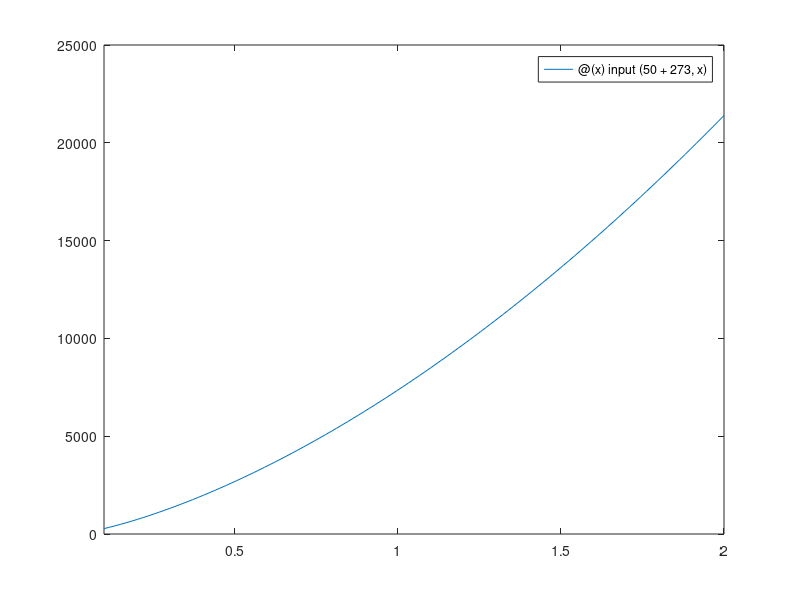

Reproduce this figure in MATLAB.
clear;
% pem热模型 cite:Modeling for Optimal Operation of PEM Fuel Cells and Electrolyzers
%cell voltage
function x = input(next_T,i)
    R = 8.314;
    alpha_a = 0.5;
    alpha_c = 0.5;
    z = 2;
    F = 96485.33289;
    % i_c = 0;
    i_o_c = 1E-3;
    % i_a = 0;
    i_o_a = 3E-6;
    R_ele = 3.5E-5;
    t_mem = 1.27E-2;
    lamda = 12.7;
    
    Area = 170;
    NC = 100;
    V_th = 1.48;
    % C_p = 42045;

    V_rev = 1.5184 - 1.5421E-3*next_T+9.523E-5*next_T*log(next_T)+9.84E-8*next_T^2;
    R_mem = t_mem/((0.005139*lamda - 0.00326)*exp(1268*(1/303-1/next_T)));
    v_cell = (V_rev + (R*next_T/(alpha_a*z*F))*log(i/i_o_a) + (R*next_T/(alpha_c*z*F))*log(i/i_o_c) + (R_ele+R_mem)*i-V_th);
    x =v_cell*i*Area*NC;
end


fun = @(x)input(50+273,x);
fplot(fun,[0.1,2]);
% input(50+273,2.0)/42045
% % parameters
% C_t = 42045;
% C_pc = 4180;
% A_hxH_hx = 380;
% R_t = 0.082;
% T_0 = 25;
% T_a = 25;
% T_ci = 20;
% N = 100;
% I = 170;
% U_th = 1.48;
% U = 2.0;
% delta = 1.0;
% 
% tao_t = R_t*C_t;
% m_c = 0.25; 
% C_c = m_c*C_pc; 
% 
% % model
% function x = next_temp(current_T,current_density)
%     C_t = 42045;
%     C_pc = 4180;
%     A_hxH_hx = 380;
%     R_t = 0.082;
%     % T_0 = 25;
%     T_a = 25;
%     T_ci = 20;
%     % N = 100;
%     % I = 170;
%     % U_th = 1.48;
%     % U = 2.0;
%     delta = 1.0;
% 
%     tao_t = R_t*C_t;
%     m_c = 0.25; 
%     C_c = m_c*C_pc; 
%     alpha = 1/tao_t + (C_c/C_t)*(1-exp(-A_hxH_hx/C_c));
%     belta = input(current_T+273,current_density)/C_t + T_a/tao_t + (C_c*T_ci/C_t)*(1-exp(-A_hxH_hx/C_c));
%     x = (-alpha*current_T+belta)*delta + current_T; 
% end
% 
% % class
% classdef Theramal_model < handel
